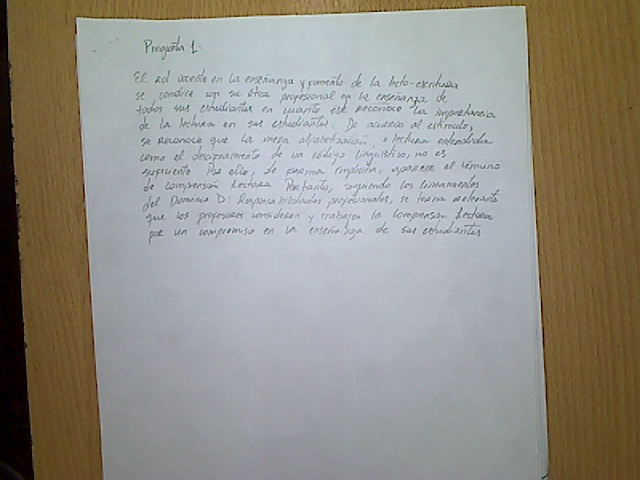
#> input picture test_photos/2025_04_13-11-50-56.jpg, 640 x 480 px
$ python -i camera.py   (imports and definitions only)   (older library calls are emulated)
#> lines starting #> are read from the running program, lines starting #| are printed output that depends on the picture
### detect_blur.py
# detect_blur.py
"""
Funciones para analizar borrosidad de una imagen
"""
import cv2

THRESHOLD = 299.12

def variance_of_laplacian(image):
    """
    Calcular el Laplaciano de la imagen y retorna el 'focus measure',
    que es la variacion del laplaciano
    """
    return cv2.Laplacian(image, cv2.CV_64F).var()

def check_blur(image_path: str) -> bool:
	image = cv2.imread(image_path)
	gray = cv2.cvtColor(image, cv2.COLOR_BGR2GRAY)

	var_lap = variance_of_laplacian(gray)

	blur = False

	if var_lap < THRESHOLD:
		blur = True

	print(f"Blurriness value: {var_lap}. Blur {blur}")

	return blur

### camera.py
# camera.py
"""
Funciones que tienen que ver con la camara y la toma de fotos
"""

import os
import cv2
from cv2 import VideoCapture
from datetime import datetime

from detect_blur import check_blur
from config import args

# [65 lines left out: functions find_camera, initialize_camera, set_rotation_angle, not called in this run]

def rotate_frame(frame):
    """
    Rotar el frame en base a la orientacion recibida en los argumentos.
    """
    orientation = args["orientation"].lower()

    match orientation:

        case "n":
            frame = cv2.rotate(frame, cv2.ROTATE_90_COUNTERCLOCKWISE)

        # La orientacion Oeste no necesita rotacion
        # case "O":

        case "s":
            frame = cv2.rotate(frame, cv2.ROTATE_90_CLOCKWISE)

        case "e":
            frame = cv2.rotate(frame, cv2.ROTATE_180)


    # Revertir la imagen
    return cv2.flip(frame, 0)

def take_photo(frame) -> tuple[str, bool]:
    """
    Procesar el frame de esa iteración.
    Guardarlo como una imagen .jpg y analizar su blur.
    """

    o = args["orientation"].upper()

    abspath = os.path.dirname(os.path.realpath(__file__))
    pics_dir = os.path.join(abspath, "pics")
    os.makedirs(pics_dir, exist_ok=True)

    frame = rotate_frame(frame)

    now = datetime.now()
    filename = now.strftime("%Y_%m_%d-%H-%M-%S") + f"_{o}" + ".jpg"
    filepath = os.path.join(pics_dir, filename)

    cv2.imwrite(filepath, frame)
    print(f"Foto guardada en: {filepath}")

    is_blurry = check_blur(filepath)

    return filepath, is_blurry

>>> import cv2
>>> picture = cv2.imread('test_photos/2025_04_13-11-50-56.jpg')
#> picture is the input picture: shape (480, 640, 3); mean B, G, R 136.2, 144.7, 147.5
>>> result = take_photo(picture)
#> in rotate_frame, `return cv2.flip(frame, 0)`:
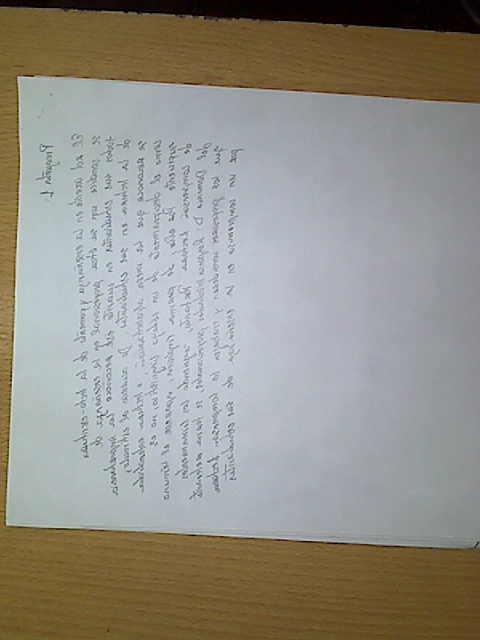
#> returned value: shape (640, 480, 3); mean of channels 0, 1, 2 136.2, 144.7, 147.5; drawn as B, G, R
#> in check_blur, `gray = cv2.cvtColor(image, cv2.COLOR_BGR2GRAY)`:
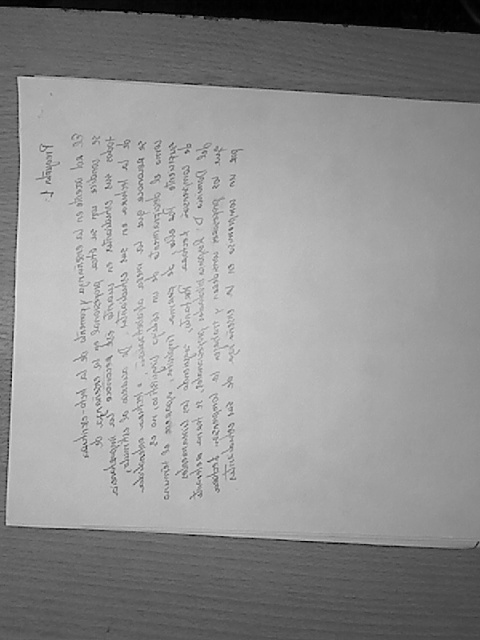
#> gray: shape (640, 480); min 0, max 231, mean 144.5
#> in check_blur, `var_lap = variance_of_laplacian(gray)`: var_lap = 392.7
#| Blurriness value: 392.6746596770816. Blur False

$ run again, on test_photos/2025_04_13-11-52-43.jpg
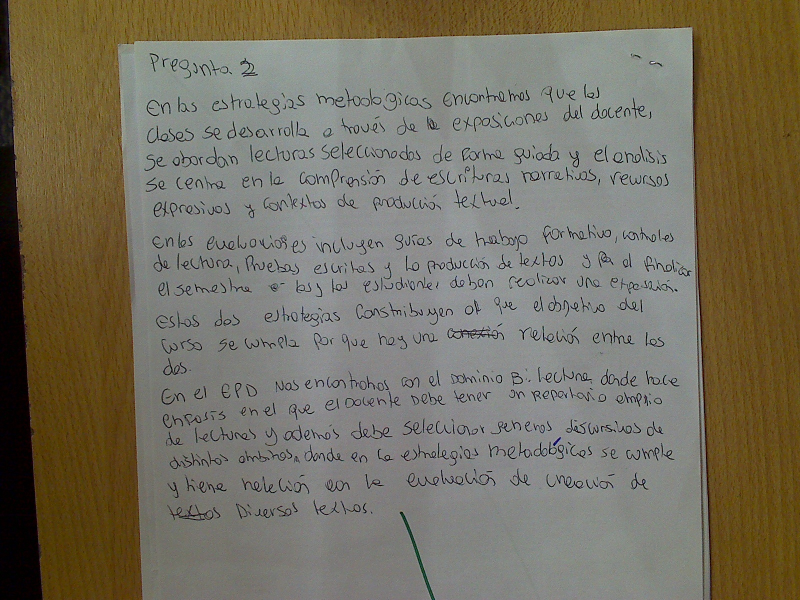
#> input picture test_photos/2025_04_13-11-52-43.jpg, 1600 x 1200 px (shown at 1/2 size)
#> picture is the input picture: shape (1200, 1600, 3); mean B, G, R 96.6, 112.7, 118.3
#> in rotate_frame, `return cv2.flip(frame, 0)`:
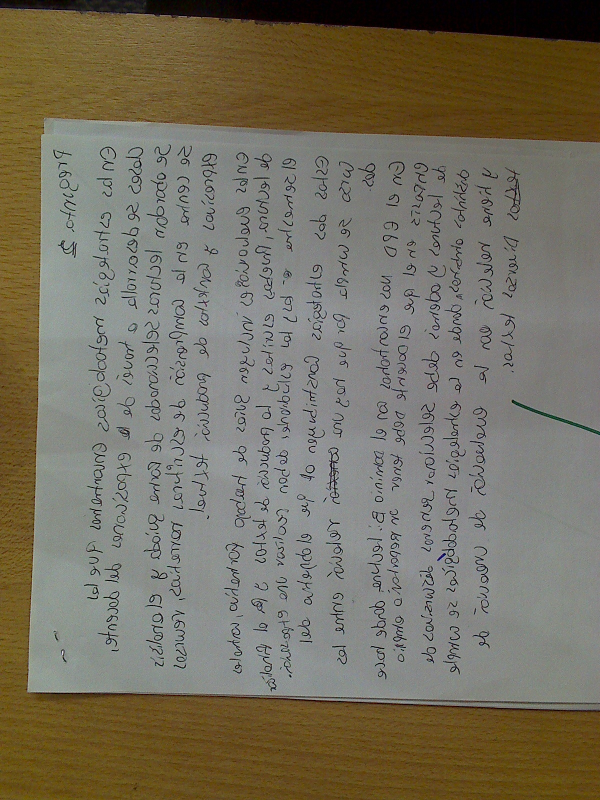
#> returned value: shape (1600, 1200, 3) (shown at 1/2 size); mean of channels 0, 1, 2 96.6, 112.7, 118.3; drawn as B, G, R
#> in check_blur, `gray = cv2.cvtColor(image, cv2.COLOR_BGR2GRAY)`:
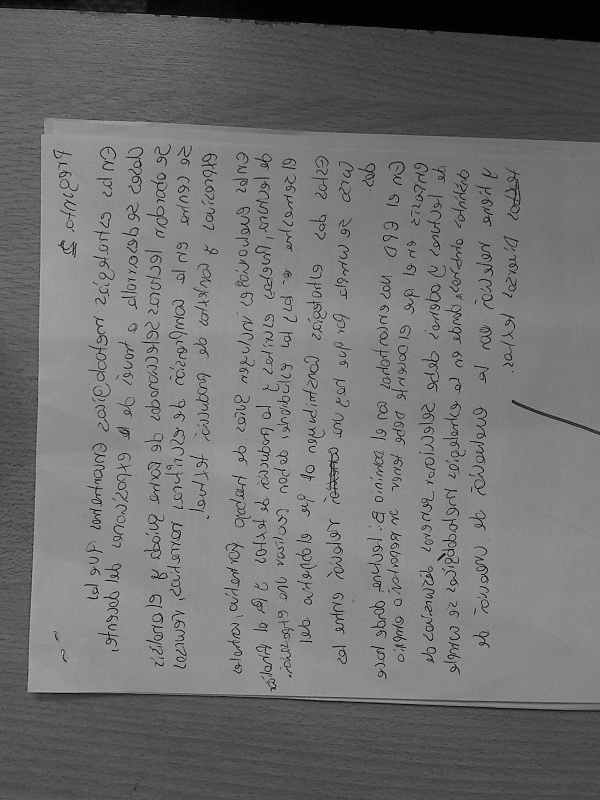
#> gray: shape (1600, 1200) (shown at 1/2 size); min 0, max 254, mean 112.5
#> var_lap = 1111
#| Blurriness value: 1111.0319208012324. Blur False

$ run again, on test_photos/2025_04_13-11-52-56.jpg
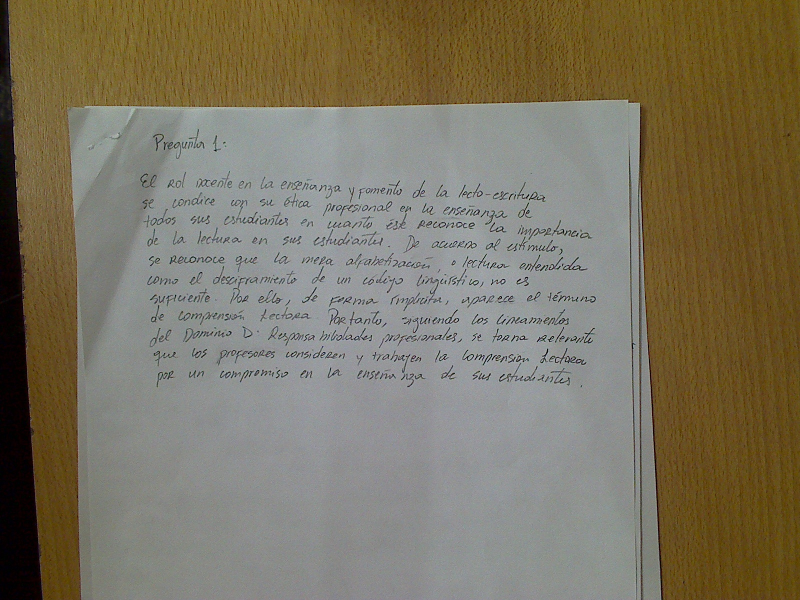
#> input picture test_photos/2025_04_13-11-52-56.jpg, 1600 x 1200 px (shown at 1/2 size)
#> picture is the input picture: shape (1200, 1600, 3); mean B, G, R 97.4, 116.9, 124.3
#> in rotate_frame, `return cv2.flip(frame, 0)`:
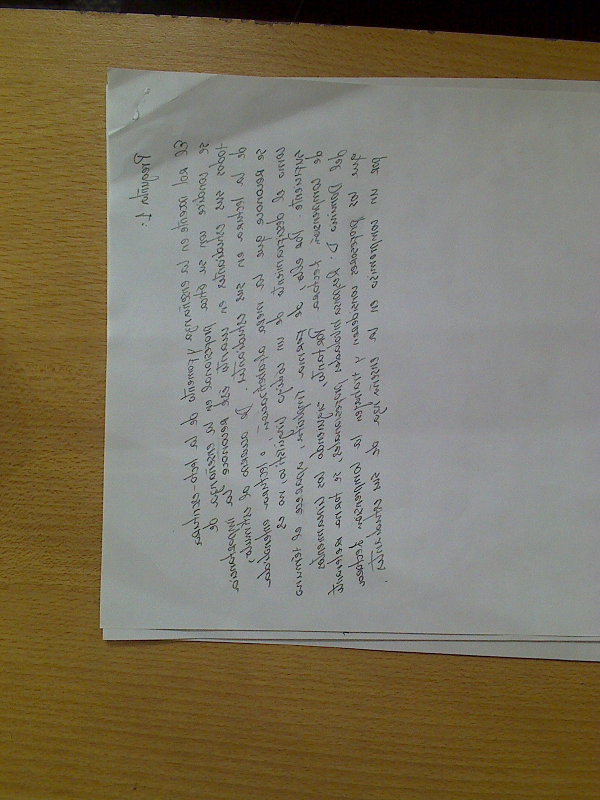
#> returned value: shape (1600, 1200, 3) (shown at 1/2 size); mean of channels 0, 1, 2 97.4, 116.9, 124.3; drawn as B, G, R
#> in check_blur, `gray = cv2.cvtColor(image, cv2.COLOR_BGR2GRAY)`:
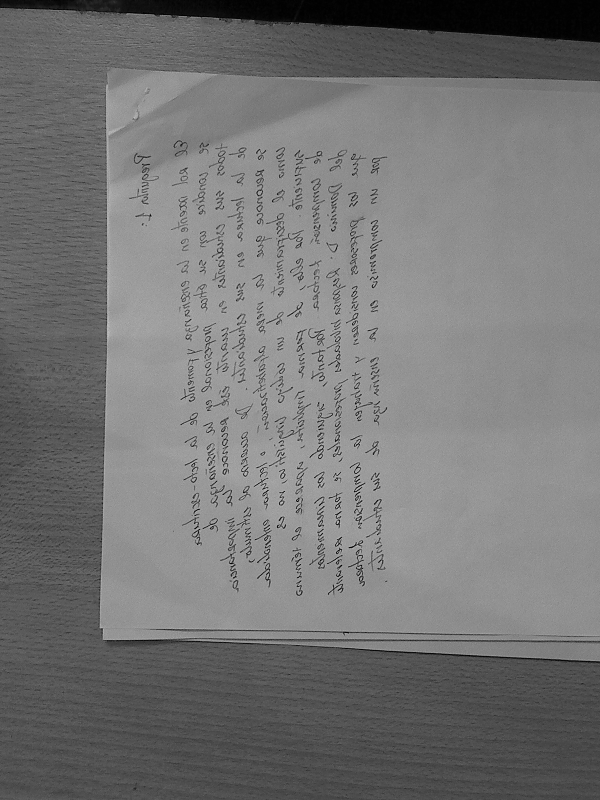
#> gray: shape (1600, 1200) (shown at 1/2 size); min 0, max 212, mean 116.9
#> var_lap = 608.9
#| Blurriness value: 608.9420856931963. Blur False
